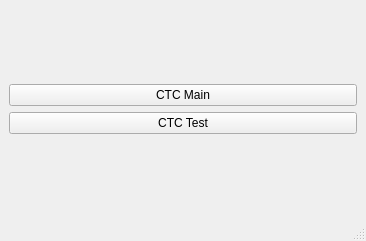
<?xml version="1.0" encoding="UTF-8"?>
<ui version="4.0">
 <class>MainWindow</class>
 <widget class="QMainWindow" name="MainWindow">
  <property name="geometry">
   <rect>
    <x>0</x>
    <y>0</y>
    <width>366</width>
    <height>241</height>
   </rect>
  </property>
  <property name="windowTitle">
   <string>MainWindow</string>
  </property>
  <widget class="QWidget" name="centralwidget">
   <layout class="QVBoxLayout" name="verticalLayout_2">
    <item>
     <layout class="QVBoxLayout" name="verticalLayout">
      <item>
       <widget class="QPushButton" name="pushButton">
        <property name="text">
         <string>CTC Main</string>
        </property>
       </widget>
      </item>
      <item>
       <widget class="QPushButton" name="pushButton_2">
        <property name="text">
         <string>CTC Test</string>
        </property>
       </widget>
      </item>
     </layout>
    </item>
   </layout>
  </widget>
  <widget class="QMenuBar" name="menubar">
   <property name="geometry">
    <rect>
     <x>0</x>
     <y>0</y>
     <width>366</width>
     <height>22</height>
    </rect>
   </property>
  </widget>
  <widget class="QStatusBar" name="statusbar"/>
 </widget>
 <resources/>
 <connections/>
</ui>
